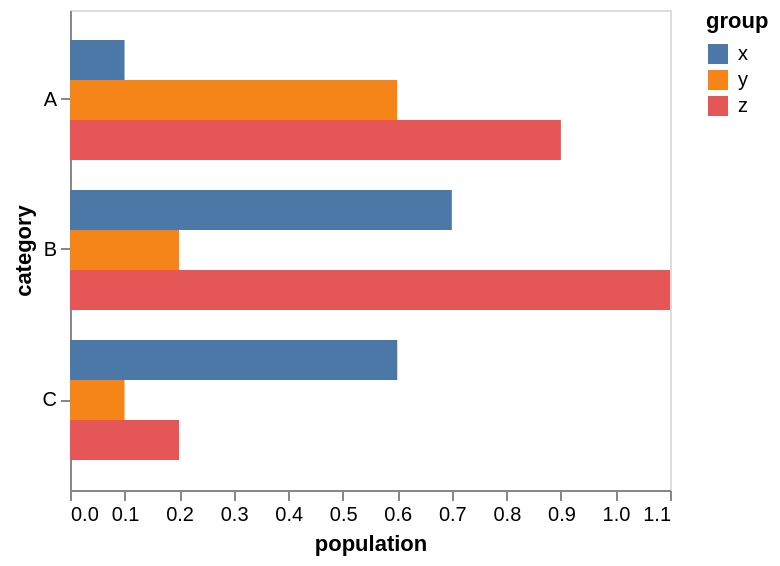

This figure's Vega-Lite source:
### Vega-Lite specification from a JSON file in a GitHub repository (floating-point values rounded to 4 significant figures)
{"$schema": "https://vega.github.io/schema/vega-lite/v6.json", "data": {"values": [{"category": "A", "group": "x", "value": 0.1}, {"category": "A", "group": "y", "value": 0.6}, {"category": "A", "group": "z", "value": 0.9}, {"category": "B", "group": "x", "value": 0.7}, {"category": "B", "group": "y", "value": 0.2}, {"category": "B", "group": "z", "value": 1.1}, {"category": "C", "group": "x", "value": 0.6}, {"category": "C", "group": "y", "value": 0.1}, {"category": "C", "group": "z", "value": 0.2}]}, "mark": "bar", "encoding": {"y": {"field": "category"}, "x": {"field": "value", "type": "quantitative", "axis": {"title": "population", "grid": false}}, "yOffset": {"field": "group"}, "color": {"field": "group"}}}
